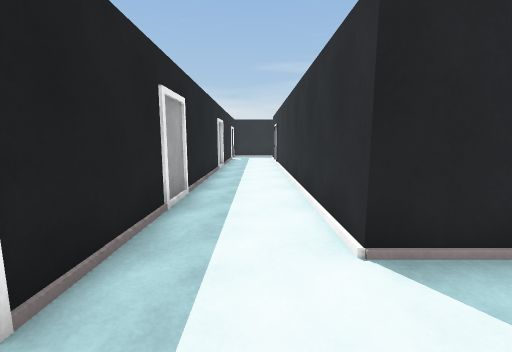
view 1 (above)

24 first-person views from a walk through a scene from a Unity 3-D project. The camera is 1.3 m above the floor, tilts 8° down and sees 90° across. Doors are open. The floor is counted in squares, 1 m on a side. Each view is taken from the middle of a square. On the plan, view 1 faces up. The plan holds only what a view shows up to about 13 squares ahead; the rest is blank. The player character is not drawn.

view 2
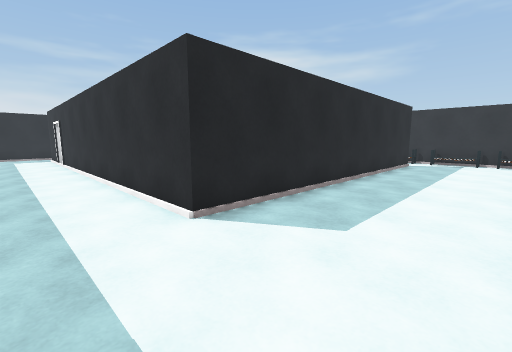

view 3
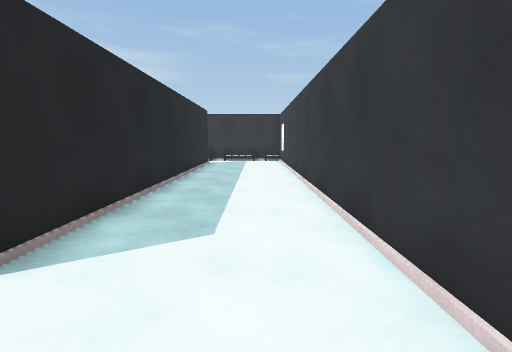

view 4
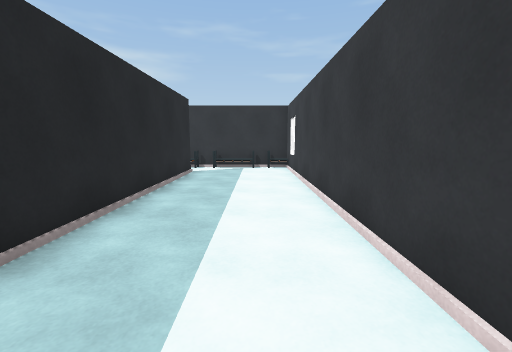

view 5
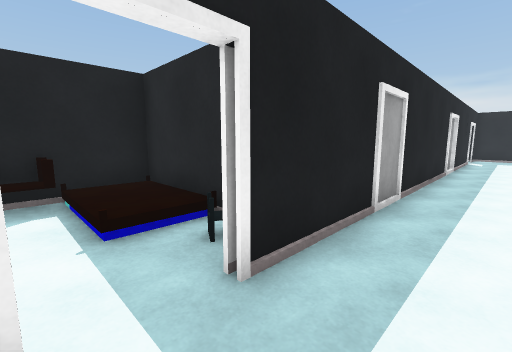

view 6
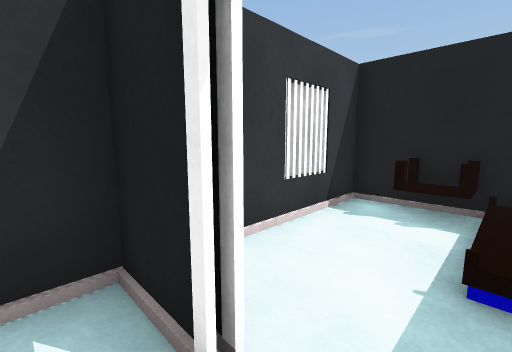

view 7
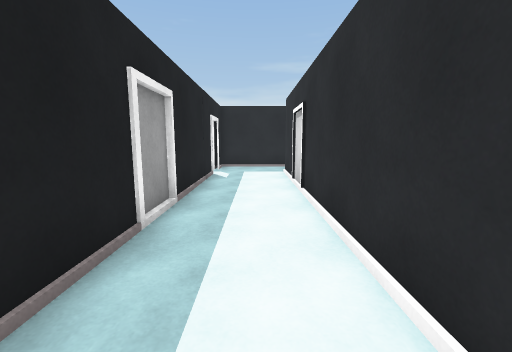

view 8
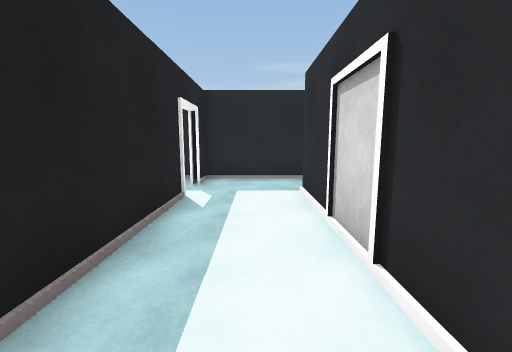

view 9
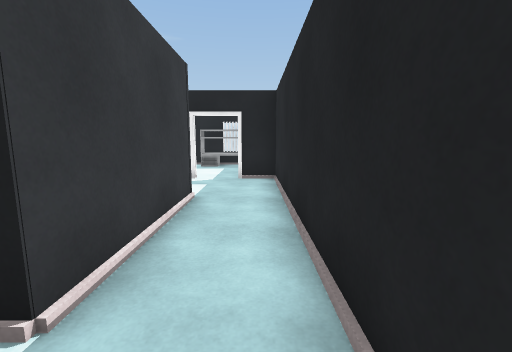

view 10
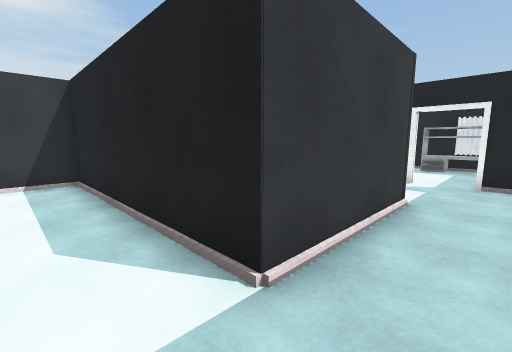

view 11
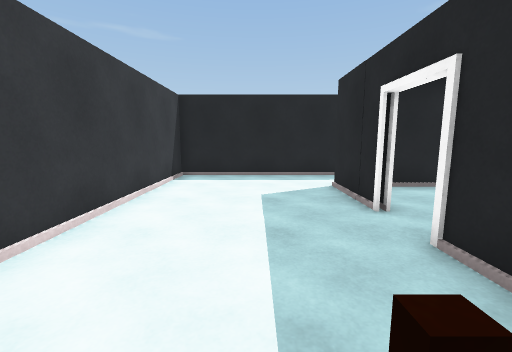

view 12
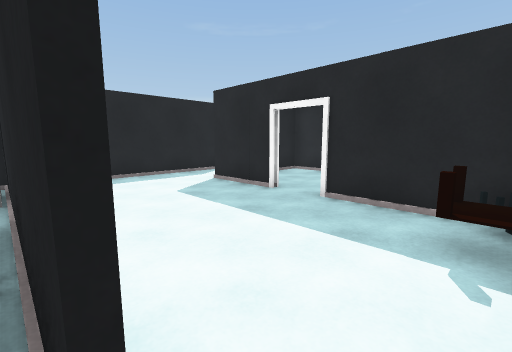

view 13
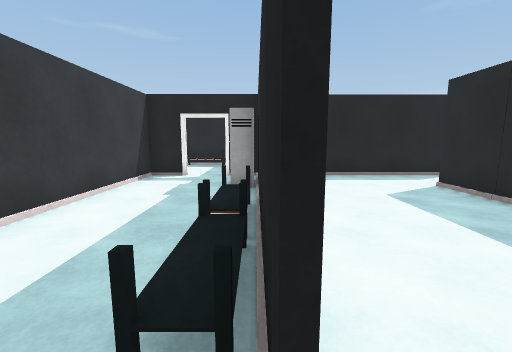

view 14
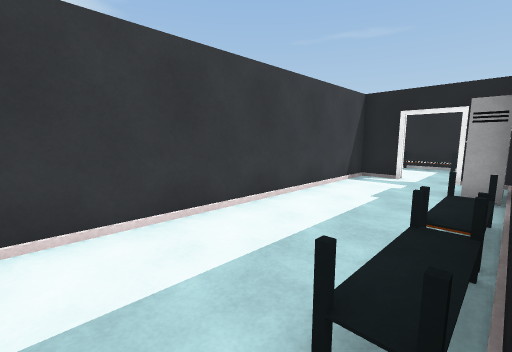

view 15
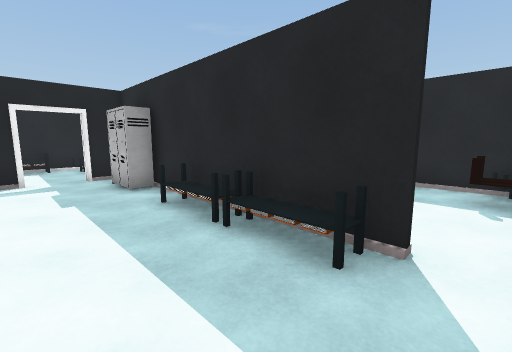

view 16
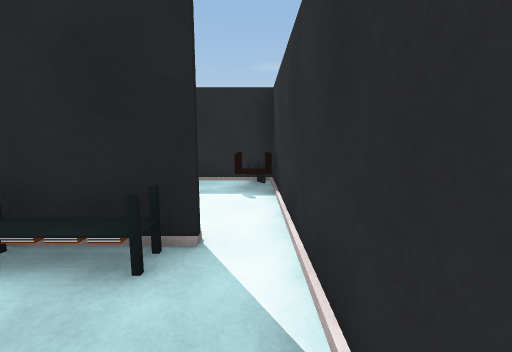

view 17
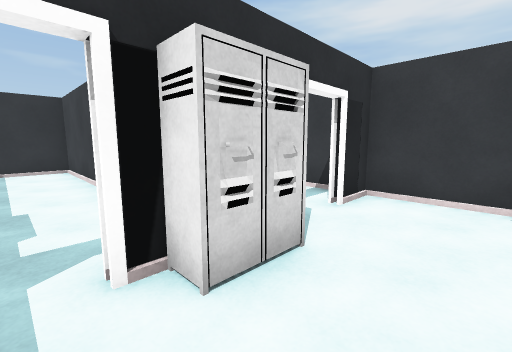

view 18
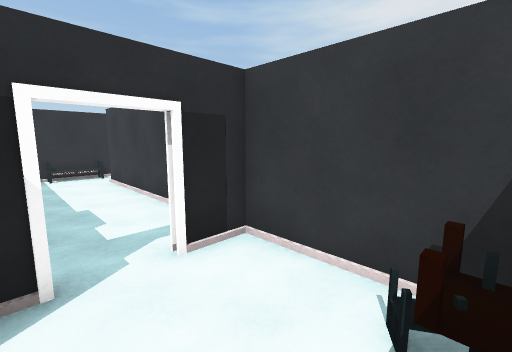

view 19
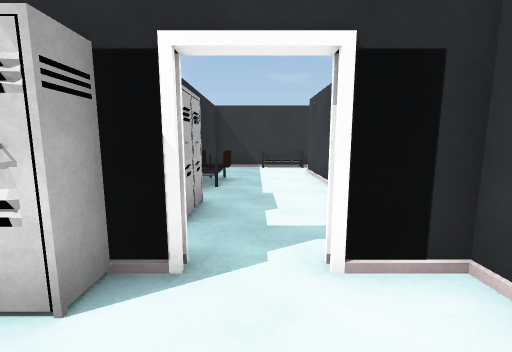

view 20
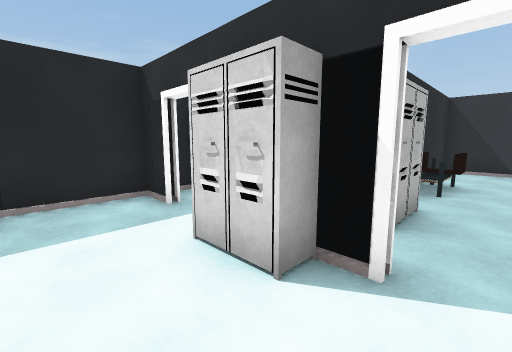

view 21
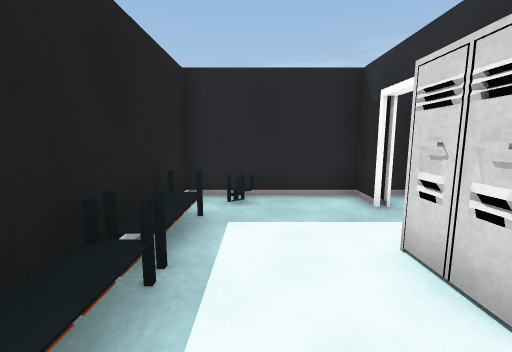

view 22
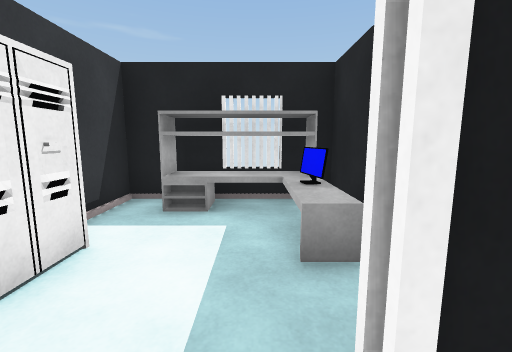

view 23
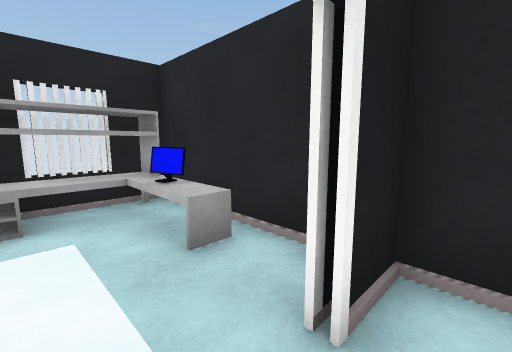

view 24
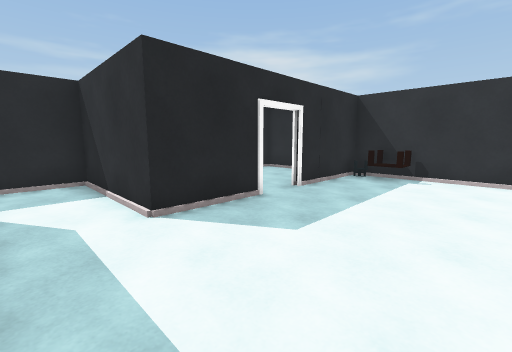

### Floor plan
Points are (right, up) in squares from view 1. A wall is a line through its corners. A room is listed if a view was taken in it or the views show most of it. See-through windows are left out.
Room 1 (views 1, 2, 3, 4, 5, 6, 7, 8, 22, 23)
walls: (-1.7, 0) (-1.7, -1.5) (15.5, -1.5) (15.5, 3.5); (13.6, 2.7) (1.2, 2.7) (1.2, 18.5); (-1.7, 18) (-1.7, 1.4); (0.5, 20.7) (-1.7, 20.7) (-1.7, 19.4)
ways out: opening at (0, 19.5) to room 2; opening at (14.5, 3) to room 5; opening at (-2, 0.5) to room 6; open door at (-2, 18.5) to room 7
objects: other object (15, -2); other object (15, 2); other object (15, 3)
Room 2 (views 9, 10, 11, 24)
walls: (10.5, 16.2) (7.7, 16.2) (7.7, 20.7) (0.5, 20.7); (5.4, 11.2) (12.4, 11.2); (15.5, 11.5) (15.5, 16.2) (11.9, 16.2); (1.2, 18.5) (5.4, 18.5) (5.4, 13.5)
ways out: opening at (0, 19.5) to room 1; opening at (15, 11) to room 3; opening at (11, 16)
objects: other object (15, 15); other object (15, 16)
Room 3 (views 12, 13, 14, 15, 16)
walls: (10.4, 7.1) (15.6, 7.1); (8.1, 11) (8.1, 10.3) (6.5, 10.3); (14.4, 11.1) (5.8, 11.1); (15.5, 7) (15.5, 11.5); (5.4, 8.5) (5.4, 7.1) (9.4, 7.1); (5.4, 11.6) (5.4, 9.9)
ways out: opening at (15, 11) to room 2; open door at (5.5, 9.5) to room 4
objects: other object (10, 10)
Room 4 (views 17, 18, 19, 20, 21)
walls: (4.7, 6.4) (4.9, 7.5); (4.7, 6.4) (4.7, 7.9); (4.8, 6.4) (4.6, 7.9); (5.4, 7.9) (5.4, 8.5); (5.4, 5.6) (5.4, 6.4) (4.9, 6.4); (5.4, 9.9) (5.4, 11.2); (1.9, 2.8) (5.4, 2.8) (5.4, 4.4); (5.4, 11.1) (1.3, 11.1) (1.3, 6.5)
low walls: (4.6, 6.7) (4.8, 7.4); (4.9, 6.4) (4.6, 7.3) (4.8, 7.9)
ways out: open door at (5.5, 9.5) to room 3; open door at (5.5, 5) to room 5
objects: other object (2, 4); other object (2, 5); other object (2, 9); other object (2, 10) to (3, 10); other object (3, 4)
Room 5 (no view inside)
walls: (9.4, 7.1) (10.4, 7.1); (8.4, 6.1) (7, 6.1); (8.3, 6) (7, 6.2); (15.5, 3.5) (15.5, 7); (15.6, 6.9) (12.1, 6.9); (6.4, 2.8) (13.6, 2.8)
low walls: (8.1, 6) (7.4, 6.2)
ways out: opening at (14.5, 3) to room 1; open door at (5.5, 5) to room 4
objects: other object (10, 7); other object (11, 6); other object (15, 5)
Room 6 (no view inside)
walls: (-3.5, 2.7) (-6.7, 2.7) (-6.7, -1.5) (-3.2, -1.5)
ways out: opening at (-2, 0.5) to room 1
objects: other object (-6, 1); other object (-3, 2)
Room 7 (no view inside)
walls: (-4, 17.1) (-3, 16.9); (-4.1, 16.9) (-2.9, 16.9); (-4, 16.9) (-3.1, 17); (-2.1, 20.7) (-6.7, 20.7) (-6.7, 16.2) (-5.1, 16.2)
low walls: (-3.9, 17.1) (-3.4, 16.9); (-3.5, 16.8) (-3, 17)
ways out: open door at (-2, 18.5) to room 1
objects: other object (-6, 18) to (-4, 20)

Where each view was taken, in squares from view 1:
view 1: 0 up, 0 right, facing up
view 2: 1 down, 1 left, facing up-right
view 3: 0 up, 1 left, facing right
view 4: 0 up, 3 right, facing right
view 5: 0 up, 0 right, facing up-left
view 6: 1 up, 1 left, facing down-left
view 7: 8 up, 0 right, facing up
view 8: 12 up, 0 right, facing up
view 9: 20 up, 7 right, facing left
view 10: 20 up, 7 right, facing down-left
view 11: 14 up, 15 right, facing left
view 12: 11 up, 15 right, facing up-left
view 13: 11 up, 15 right, facing left
view 14: 11 up, 15 right, facing down-left
view 15: 8 up, 15 right, facing up-left
view 16: 8 up, 15 right, facing up
view 17: 9 up, 3 right, facing down-right
view 18: 6 up, 2 right, facing down-right
view 19: 5 up, 3 right, facing right
view 20: 5 up, 3 right, facing up-right
view 21: 5 up, 3 right, facing up
view 22: 19 up, 1 left, facing left
view 23: 18 up, 1 left, facing up-left
view 24: 12 up, 6 right, facing up-right
